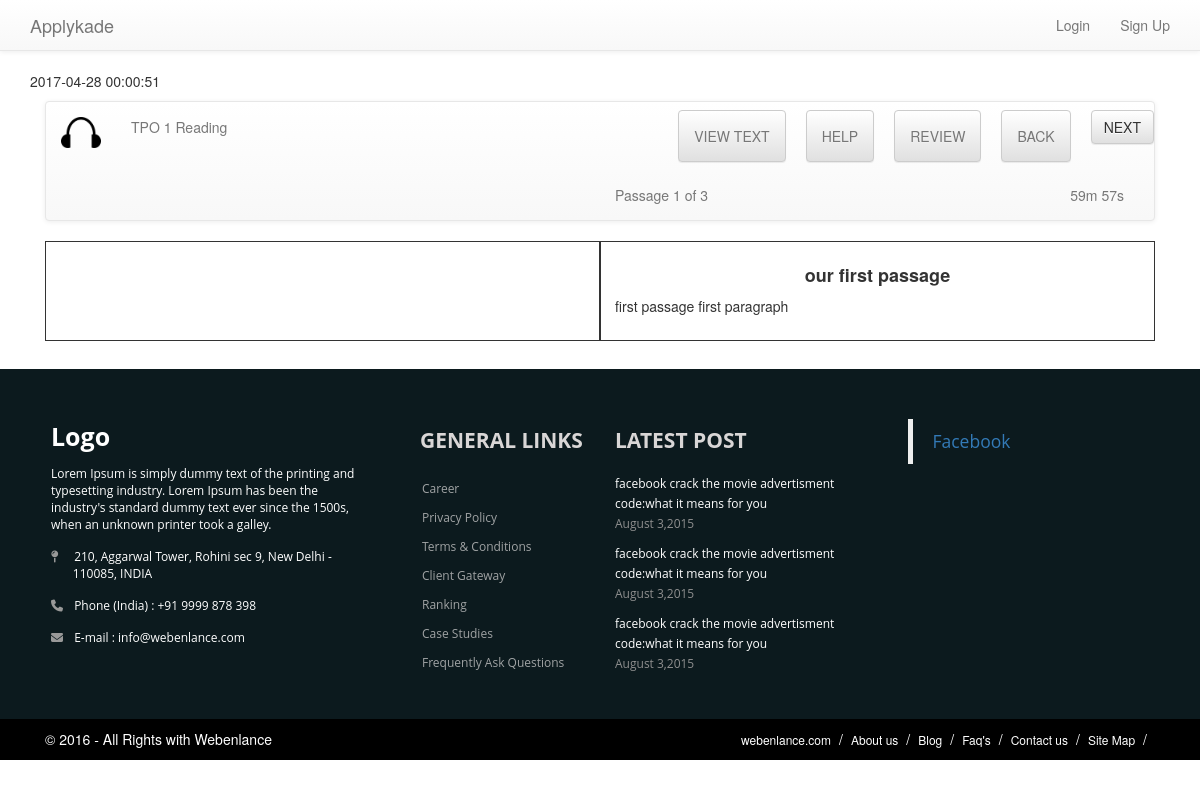
/tpo/passage?tpoNumber=1&passageNumber=1, run on the app's committed database.
### tpo/models.py (models this page shows, shortened)
class Passage(models.Model):
    tpo = models.ForeignKey(TPO, on_delete=models.CASCADE, default=None)
    title = models.CharField(max_length=200)
    passageNumber = models.IntegerField(default=1)
    questionCount = models.IntegerField(default=1)

class Paragraph(models.Model):
    passage = models.ForeignKey(Passage, on_delete=models.CASCADE, default=None)
    text = models.CharField(max_length=1200)
    orderingNumber = models.IntegerField(default=1)

### tpo/views.py (the view)
@csrf_exempt
def passageText(request):
    global endTimes
    tpoNum = request.GET.get('tpoNumber', None)
    passageNum = request.GET.get('passageNumber', None)
    passage = Passage.objects.get(tpo__title__exact=tpoNum, passageNumber=passageNum)
    paragraphs = Paragraph.objects.all().filter(passage__tpo__title__exact=tpoNum)
    paragraphs = paragraphs.filter(passage__passageNumber__exact=passageNum).order_by('orderingNumber')
    startTime = datetime.now() + timedelta(hours=1)
    endTime = startTime.strftime("%Y-%m-%d %H:%M:%S")
    key = request.session.session_key
    print(type(key))
    print(type(request.session))
    print(key)
    if key not in endTimes:
        endTimes[key] = endTime
    else:
        endTime = endTimes[key]
    return render_to_response('tpo/reading.html',
                              {'paragraphs': paragraphs, 'tpoNum': tpoNum, 'passage': passage, 'questionNo': 0,
                               'endTime': endTime})

### tpo/templates/tpo/reading.html (shortened to what this page needs)
{% extends 'tpo/base.html' %}
{% block content %}
    {% load static %}
    <p id="demo2">{{ endTime}}</p>
    <form action="/tpo/passage/question/?tpoNumber={{ tpoNum }}&passageNumber={{ passage.passageNumber }}&questionNumber={{ questionNo }}"
          method="post" class="navbar-form" id="nextQuestionForm">
        <nav class="navbar navbar-default" role="navigation">
            <div>
                <div class="navbar-header" style="text-align: center;">
                    <a class="navbar-brand" href="#">
                        <img src="{% static "images/logo.png" %}" width="40px">
                    </a>
                </div>
                <p class="navbar-text">TPO {{ tpoNum }} Reading</p>
                <div class="collapse navbar-collapse">
                    <ul class="nav navbar-nav navbar-right nav-button-ul">
                        <li><a class="btn btn-default navbar-btn">VIEW TEXT</a></li>
                        <li><a class="btn btn-default navbar-btn">HELP</a></li>
                        <li><a class="btn btn-default navbar-btn">REVIEW</a></li>
                        <li><a class="btn btn-default navbar-btn">BACK</a></li>
                        <li>
                            <button
                                    type="submit" class="btn btn-default navbar-btn" id="nextQuestion">NEXT
                            </button>
                        </li>
                    </ul>
                </div>
            </div>
            <div>
                <div class="col-lg-offset-6">
                    <p class="navbar-text">Passage {{ passage.passageNumber }} of 3</p>
                </div>
                <div>
                    <p id="demo" class="navbar-text navbar-right" style="margin-right:30px;">60m 00s</p>
                </div>
            </div>
        </nav>
        <div class="passage-part">
            <div id="question-section" class="passage-section col-lg-6">
            </div>
            <div class="passage-section col-lg-6">
                <div style="text-align: center">
                    <h4 style="font-weight: bold">{{ passage.title }}</h4>
                </div>
                {% for paragraph in paragraphs %}
                    <div class="paragraph">
                        <p>{{ paragraph.text|linebreaksbr }}</p>
                    </div>
                {% endfor %}
            </div>
        </div>
    </form>
{% endblock %}

### tpo/static/css/app.css (style rules this page uses)
.nav-button-ul li a { margin-right: 20px; }
.passage-part { display: flex; padding-bottom: 20px; }
.passage-section { border-style: solid; border-width: 1px; flex: 1; padding: 1em; }

### data on the page
Passage: passageNumber "1", title "our first passage"
Paragraph: text "first passage first paragraph"

### other printed values
{{ tpoNum }} "1"
